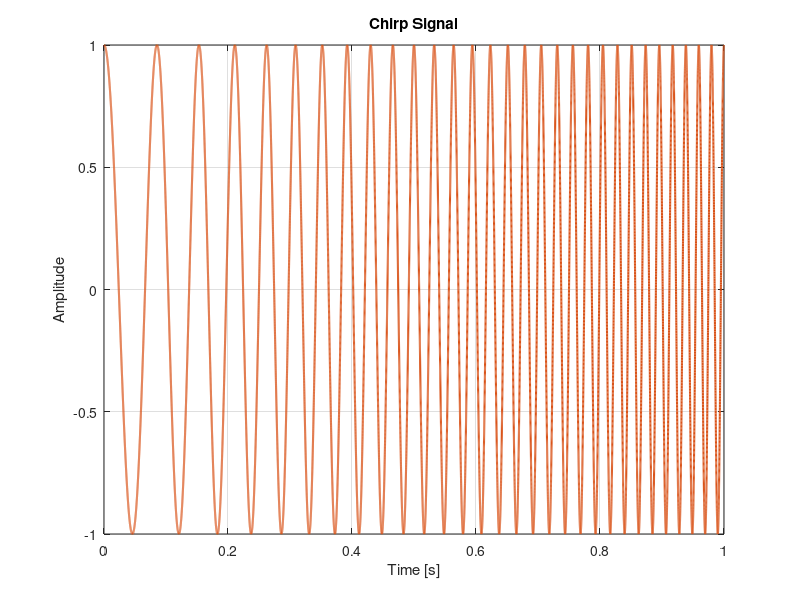
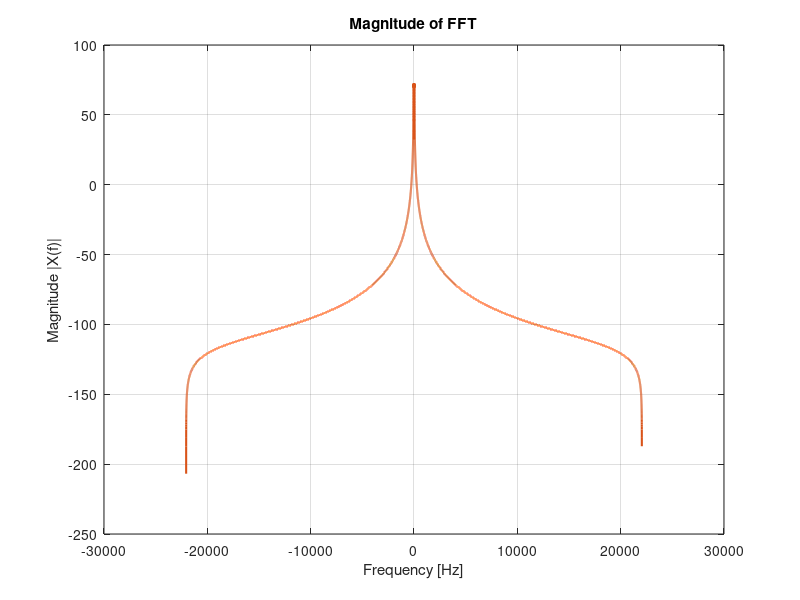

Write MATLAB code to recreate these figures, in order.
close all;
clear all; 

f0 = 10; % start frequency of chirp
f1 = 50; % stop frequency of chirp
fs = 44.1e3; % Sampling frequency
ts = 1/fs; % Sampling period
PulseLength = 1;
mu = (f1 - f0)/PulseLength;
N = PulseLength*fs; % Number of points 
t = (0:1:(N-1))*ts; 

y = cos(2*pi*(f0*t + 0.5*mu*t.^2));

% plot our signal: time-domain
figure('Color','white');
plot(t, y,'Color',[0.8500, 0.3250, 0.0980],'LineWidth',1.5);
title(['Chirp Signal']);
xlabel('Time [s]');
ylabel('Amplitude');
grid on;

% Plot the spectrum: frequency domain
figure('Color','white'); 
FreqAxis_Hz = (-N/2:1:(N/2-1))*fs/N; 
fft_y = fftshift(fft(y));
plot(FreqAxis_Hz, 20*log10(abs(fft_y)),'Color',[0.8500, 0.3250, 0.0980],'LineWidth',1.5);
grid on; 
title('Magnitude of FFT');
ylabel('Magnitude |X(f)|');
xlabel('Frequency [Hz]');





